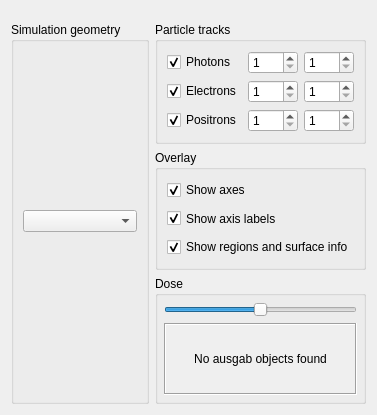
            <widget class="QWidget" name="displayTab">
             <property name="sizePolicy">
              <sizepolicy hsizetype="Expanding" vsizetype="Expanding">
               <horstretch>0</horstretch>
               <verstretch>0</verstretch>
              </sizepolicy>
             </property>
             <attribute name="title">
              <string>Display</string>
             </attribute>
             <layout class="QVBoxLayout" name="verticalLayout_7" stretch="1">
              <item>
               <layout class="QHBoxLayout" name="horizontalLayout_3" stretch="1,1">
                <property name="sizeConstraint">
                 <enum>QLayout::SetDefaultConstraint</enum>
                </property>
                <item>
                 <layout class="QVBoxLayout" name="clipLayout">
                  <item>
                   <spacer name="verticalSpacer_2">
                    <property name="orientation">
                     <enum>Qt::Vertical</enum>
                    </property>
                    <property name="sizeType">
                     <enum>QSizePolicy::Fixed</enum>
                    </property>
                    <property name="sizeHint" stdset="0">
                     <size>
                      <width>20</width>
                      <height>11</height>
                     </size>
                    </property>
                   </spacer>
                  </item>
                  <item>
                   <widget class="QGroupBox" name="groupBox_5">
                    <property name="title">
                     <string>Simulation geometry</string>
                    </property>
                    <layout class="QHBoxLayout" name="horizontalLayout_14">
                     <item>
                      <widget class="QComboBox" name="comboBox_simGeom"/>
                     </item>
                    </layout>
                   </widget>
                  </item>
                 </layout>
                </item>
                <item>
                 <layout class="QVBoxLayout" name="verticalLayout_4">
                  <item>
                   <spacer name="verticalSpacer_3">
                    <property name="orientation">
                     <enum>Qt::Vertical</enum>
                    </property>
                    <property name="sizeType">
                     <enum>QSizePolicy::Fixed</enum>
                    </property>
                    <property name="sizeHint" stdset="0">
                     <size>
                      <width>10</width>
                      <height>11</height>
                     </size>
                    </property>
                   </spacer>
                  </item>
                  <item>
                   <widget class="QGroupBox" name="groupBox10">
                    <property name="sizePolicy">
                     <sizepolicy hsizetype="Expanding" vsizetype="Minimum">
                      <horstretch>0</horstretch>
                      <verstretch>0</verstretch>
                     </sizepolicy>
                    </property>
                    <property name="minimumSize">
                     <size>
                      <width>0</width>
                      <height>120</height>
                     </size>
                    </property>
                    <property name="maximumSize">
                     <size>
                      <width>16777215</width>
                      <height>16777215</height>
                     </size>
                    </property>
                    <property name="title">
                     <string>Particle tracks</string>
                    </property>
                    <layout class="QGridLayout">
                     <item row="0" column="2">
                      <widget class="QSpinBox" name="spin_tmaxp">
                       <property name="minimum">
                        <number>1</number>
                       </property>
                       <property name="value">
                        <number>1</number>
                       </property>
                      </widget>
                     </item>
                     <item row="2" column="0">
                      <widget class="QCheckBox" name="showPositronsCheckbox">
                       <property name="text">
                        <string>Positrons</string>
                       </property>
                       <property name="checked">
                        <bool>true</bool>
                       </property>
                      </widget>
                     </item>
                     <item row="0" column="0">
                      <widget class="QCheckBox" name="showPhotonsCheckbox">
                       <property name="text">
                        <string>Photons</string>
                       </property>
                       <property name="checked">
                        <bool>true</bool>
                       </property>
                      </widget>
                     </item>
                     <item row="1" column="0">
                      <widget class="QCheckBox" name="showElectronsCheckbox">
                       <property name="text">
                        <string>Electrons</string>
                       </property>
                       <property name="checked">
                        <bool>true</bool>
                       </property>
                      </widget>
                     </item>
                     <item row="0" column="1">
                      <widget class="QSpinBox" name="spin_tminp">
                       <property name="minimum">
                        <number>1</number>
                       </property>
                       <property name="value">
                        <number>1</number>
                       </property>
                      </widget>
                     </item>
                     <item row="1" column="1">
                      <widget class="QSpinBox" name="spin_tmine">
                       <property name="minimum">
                        <number>1</number>
                       </property>
                       <property name="value">
                        <number>1</number>
                       </property>
                      </widget>
                     </item>
                     <item row="1" column="2">
                      <widget class="QSpinBox" name="spin_tmaxe">
                       <property name="minimum">
                        <number>1</number>
                       </property>
                       <property name="value">
                        <number>1</number>
                       </property>
                      </widget>
                     </item>
                     <item row="2" column="1">
                      <widget class="QSpinBox" name="spin_tminpo">
                       <property name="minimum">
                        <number>1</number>
                       </property>
                       <property name="value">
                        <number>1</number>
                       </property>
                      </widget>
                     </item>
                     <item row="2" column="2">
                      <widget class="QSpinBox" name="spin_tmaxpo">
                       <property name="minimum">
                        <number>1</number>
                       </property>
                       <property name="value">
                        <number>1</number>
                       </property>
                      </widget>
                     </item>
                    </layout>
                   </widget>
                  </item>
                  <item>
                   <widget class="QGroupBox" name="groupBox15">
                    <property name="sizePolicy">
                     <sizepolicy hsizetype="Expanding" vsizetype="Minimum">
                      <horstretch>0</horstretch>
                      <verstretch>0</verstretch>
                     </sizepolicy>
                    </property>
                    <property name="minimumSize">
                     <size>
                      <width>0</width>
                      <height>120</height>
                     </size>
                    </property>
                    <property name="baseSize">
                     <size>
                      <width>331</width>
                      <height>0</height>
                     </size>
                    </property>
                    <property name="title">
                     <string>Overlay</string>
                    </property>
                    <layout class="QHBoxLayout">
                     <item>
                      <layout class="QVBoxLayout" name="vlayout_overlay">
                       <item>
                        <widget class="QCheckBox" name="showAxesCheckbox">
                         <property name="sizePolicy">
                          <sizepolicy hsizetype="Minimum" vsizetype="Minimum">
                           <horstretch>0</horstretch>
                           <verstretch>0</verstretch>
                          </sizepolicy>
                         </property>
                         <property name="text">
                          <string>Show axes</string>
                         </property>
                         <property name="checked">
                          <bool>true</bool>
                         </property>
                        </widget>
                       </item>
                       <item>
                        <widget class="QCheckBox" name="showAxesLabelsCheckbox">
                         <property name="sizePolicy">
                          <sizepolicy hsizetype="Minimum" vsizetype="Minimum">
                           <horstretch>0</horstretch>
                           <verstretch>0</verstretch>
                          </sizepolicy>
                         </property>
                         <property name="text">
                          <string>Show axis labels</string>
                         </property>
                         <property name="checked">
                          <bool>true</bool>
                         </property>
                        </widget>
                       </item>
                       <item>
                        <widget class="QCheckBox" name="showRegionsCheckbox">
                         <property name="sizePolicy">
                          <sizepolicy hsizetype="Minimum" vsizetype="Minimum">
                           <horstretch>0</horstretch>
                           <verstretch>0</verstretch>
                          </sizepolicy>
                         </property>
                         <property name="text">
                          <string>Show regions and surface info</string>
                         </property>
                         <property name="checked">
                          <bool>true</bool>
                         </property>
                        </widget>
                       </item>
                      </layout>
                     </item>
                    </layout>
                   </widget>
                  </item>
                  <item>
                   <widget class="QGroupBox" name="groupBox_dose">
                    <property name="sizePolicy">
                     <sizepolicy hsizetype="Preferred" vsizetype="Expanding">
                      <horstretch>0</horstretch>
                      <verstretch>0</verstretch>
                     </sizepolicy>
                    </property>
                    <property name="toolTip">
                     <string>Use egs_dose_scoring to output a dose file</string>
                    </property>
                    <property name="title">
                     <string>Dose</string>
                    </property>
                    <layout class="QVBoxLayout" name="verticalLayout_9">
                     <property name="leftMargin">
                      <number>6</number>
                     </property>
                     <property name="topMargin">
                      <number>6</number>
                     </property>
                     <property name="rightMargin">
                      <number>6</number>
                     </property>
                     <property name="bottomMargin">
                      <number>6</number>
                     </property>
                     <item>
                      <widget class="QSlider" name="slider_dose">
                       <property name="maximum">
                        <number>100</number>
                       </property>
                       <property name="value">
                        <number>50</number>
                       </property>
                       <property name="orientation">
                        <enum>Qt::Horizontal</enum>
                       </property>
                      </widget>
                     </item>
                     <item>
                      <layout class="QVBoxLayout" name="outerLayout_dose">
                       <item>
                        <widget class="QScrollArea" name="scrollArea_2">
                         <property name="frameShape">
                          <enum>QFrame::Box</enum>
                         </property>
                         <property name="widgetResizable">
                          <bool>true</bool>
                         </property>
                         <widget class="QWidget" name="scrollAreaWidgetContents">
                          <property name="geometry">
                           <rect>
                            <x>0</x>
                            <y>0</y>
                            <width>312</width>
                            <height>95</height>
                           </rect>
                          </property>
                          <layout class="QVBoxLayout" name="verticalLayout_16">
                           <item>
                            <layout class="QVBoxLayout" name="verticalLayout_dose">
                             <property name="spacing">
                              <number>5</number>
                             </property>
                             <item>
                              <widget class="QLabel" name="label_dose">
                               <property name="text">
                                <string>No ausgab objects found</string>
                               </property>
                               <property name="alignment">
                                <set>Qt::AlignCenter</set>
                               </property>
                              </widget>
                             </item>
                            </layout>
                           </item>
                          </layout>
                         </widget>
                        </widget>
                       </item>
                      </layout>
                     </item>
                    </layout>
                   </widget>
                  </item>
                 </layout>
                </item>
               </layout>
              </item>
             </layout>
            </widget>
